Frame 1 (no input): blank canvas, image omitted
Frame 60 (no input): blank canvas, image omitted
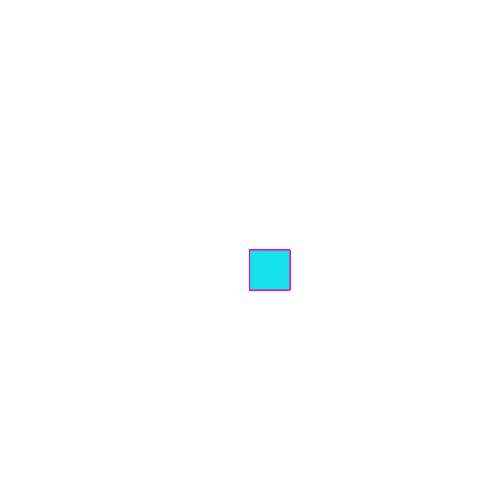
Frame 120 (the mouse pressed at the canvas centre since frame 60)

The p5.js sketch whose frames 1 and 60 were blank and that drew this single picture after the mouse press (run headless with seeded random() and noise() and a simulated clock; from frame 60 on, the mouse is pressed at the canvas centre):

// p5.js sketch
// ── sketch.js
function setup() {
  createCanvas(500, 500);
    background("white");
}

function draw() {
  
  stroke("rgb(255,0,172)");
  fill("#15E1EB");

 // console.log(mouseIsPressed); 
  
    if (mouseIsPressed) {
    rect(mouseX, mouseY, 40, 40); 
    }
}
